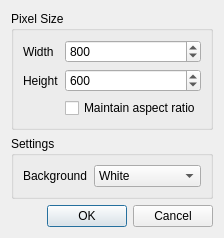
<?xml version="1.0" encoding="UTF-8"?>
<ui version="4.0">
 <class>NewImageDialog</class>
 <widget class="QDialog" name="NewImageDialog">
  <property name="geometry">
   <rect>
    <x>0</x>
    <y>0</y>
    <width>211</width>
    <height>216</height>
   </rect>
  </property>
  <property name="windowTitle">
   <string>New Image</string>
  </property>
  <property name="locale">
   <locale language="English" country="UnitedStates"/>
  </property>
  <layout class="QVBoxLayout" name="verticalLayout">
   <item>
    <widget class="QGroupBox" name="pixelSizeGroupBox">
     <property name="title">
      <string>Pixel Size</string>
     </property>
     <property name="flat">
      <bool>false</bool>
     </property>
     <layout class="QFormLayout" name="formLayout">
      <item row="0" column="0">
       <widget class="QLabel" name="widthLabel">
        <property name="frameShape">
         <enum>QFrame::NoFrame</enum>
        </property>
        <property name="frameShadow">
         <enum>QFrame::Plain</enum>
        </property>
        <property name="text">
         <string>Width</string>
        </property>
        <property name="scaledContents">
         <bool>true</bool>
        </property>
       </widget>
      </item>
      <item row="0" column="1">
       <widget class="QSpinBox" name="widthSpinBox">
        <property name="minimum">
         <number>1</number>
        </property>
        <property name="maximum">
         <number>5000</number>
        </property>
        <property name="value">
         <number>800</number>
        </property>
       </widget>
      </item>
      <item row="1" column="0">
       <widget class="QLabel" name="heightLabel">
        <property name="text">
         <string>Height</string>
        </property>
       </widget>
      </item>
      <item row="1" column="1">
       <widget class="QSpinBox" name="heightSpinBox">
        <property name="minimum">
         <number>1</number>
        </property>
        <property name="maximum">
         <number>5000</number>
        </property>
        <property name="value">
         <number>600</number>
        </property>
       </widget>
      </item>
      <item row="2" column="1">
       <widget class="QCheckBox" name="aspectRatioCheckBox">
        <property name="locale">
         <locale language="English" country="UnitedStates"/>
        </property>
        <property name="text">
         <string>Maintain aspect ratio</string>
        </property>
       </widget>
      </item>
     </layout>
    </widget>
   </item>
   <item>
    <widget class="QGroupBox" name="settingsGroupBox">
     <property name="title">
      <string>Settings</string>
     </property>
     <layout class="QFormLayout" name="formLayout_2">
      <item row="0" column="0">
       <widget class="QLabel" name="backgroundLabel">
        <property name="text">
         <string>Background</string>
        </property>
       </widget>
      </item>
      <item row="0" column="1">
       <widget class="QComboBox" name="backgroundComboBox">
        <property name="currentText">
         <string>White</string>
        </property>
        <item>
         <property name="text">
          <string>White</string>
         </property>
        </item>
        <item>
         <property name="text">
          <string>Transparent</string>
         </property>
        </item>
       </widget>
      </item>
     </layout>
    </widget>
   </item>
   <item>
    <widget class="QDialogButtonBox" name="buttonBox">
     <property name="orientation">
      <enum>Qt::Horizontal</enum>
     </property>
     <property name="standardButtons">
      <set>QDialogButtonBox::Cancel|QDialogButtonBox::Ok</set>
     </property>
    </widget>
   </item>
  </layout>
 </widget>
 <resources/>
 <connections>
  <connection>
   <sender>buttonBox</sender>
   <signal>accepted()</signal>
   <receiver>NewImageDialog</receiver>
   <slot>accept()</slot>
   <hints>
    <hint type="sourcelabel">
     <x>257</x>
     <y>341</y>
    </hint>
    <hint type="destinationlabel">
     <x>157</x>
     <y>274</y>
    </hint>
   </hints>
  </connection>
  <connection>
   <sender>buttonBox</sender>
   <signal>rejected()</signal>
   <receiver>NewImageDialog</receiver>
   <slot>reject()</slot>
   <hints>
    <hint type="sourcelabel">
     <x>269</x>
     <y>341</y>
    </hint>
    <hint type="destinationlabel">
     <x>286</x>
     <y>274</y>
    </hint>
   </hints>
  </connection>
 </connections>
</ui>
